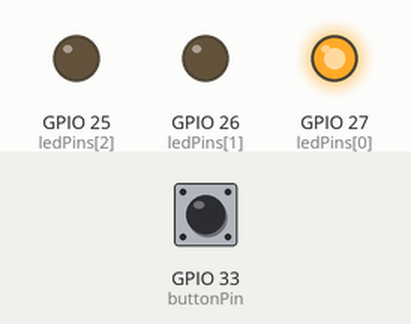
Simulated run of this sketch. Board: ESP32. On the bench: output pins drawn as LEDs (lit = HIGH). Inputs (shaded band) come from the test bench; at power-on: GPIO 33 (buttonPin) HIGH. WiFi joins after 1.5 s; servers stay silent unless stated; uploads are accepted with an empty reply; what the sketch prints to the serial monitor is not drawn.

Above: at 2.9 s.
3.0 s: GPIO 33 (buttonPin) pulled LOW for 0.15 s
At 3.7 s:
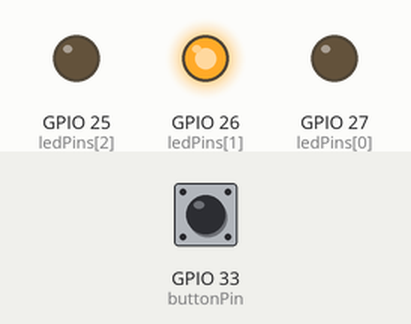
4.6 s: GPIO 33 (buttonPin) pulled LOW for 1 s
At 4.9 s:
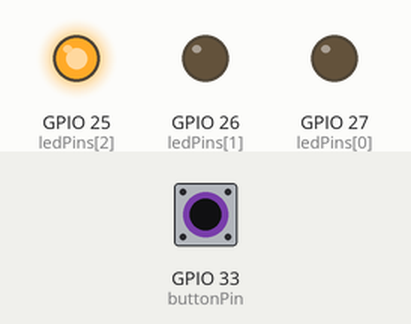
7.1 s: GPIO 33 (buttonPin) pulled LOW for 3.2 s
At 8.0 s:
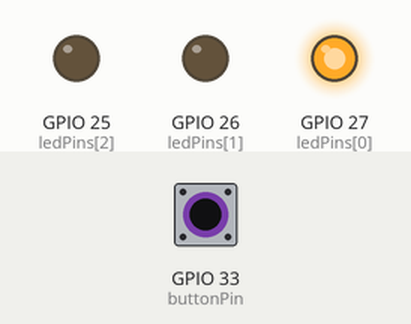
Timing chart, 0 to 10.1 s (numbered marks = the images above; inputs shaded):
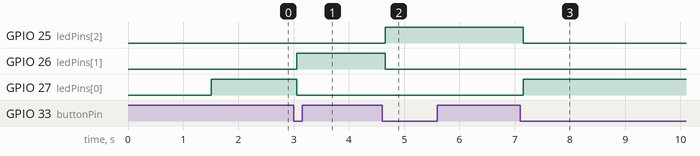

The sketch:

StepLED.ino
```cpp
#include <WiFi.h>
#include <HTTPClient.h>
#include <time.h>
#include <WebServer.h>

// Wi-Fi 정보
const char* ssid = "<ssid>";
const char* password = "<password>";

// 핀 설정
const int buttonPin = 33;
const int ledPins[] = {27, 26, 25}; // 빨강, 초록, 노랑
int currentLed = 0;
int lastButtonState = HIGH;
int buttonState = HIGH;
int debounceDelay = 50;
unsigned long lastDebounceTime = 0;

// Webhook URL + Bearer Token (3-legged token)
const char* webhookUrl = "<webhookUrl>";
const char* token = "<token>";

// 각 StreamID를 담은 리스트
const char* statusIds[4] = {
  "AQAAAMnQ2pAQd0IOhK647hF6A30AAAAA",
  "AQAAAKBmehwDIEhirCRRkXjT_GIAAAAA",
  "AQAAAFTDpe_Zg0hFhKJalFYSkioAAAAA",
  "AQAAAOD64XPdz0X-pr2YAFp5BkEAAAAA"
};

// 웹서버 인스턴스 생성
WebServer server(80);

void setup() {
  Serial.begin(115200);

  // Wi-Fi 연결
  WiFi.begin(ssid, password);
  while (WiFi.status() != WL_CONNECTED) {
    delay(500);
    Serial.print(".");
  }
  Serial.println("\nWi-Fi Connected!");
  Serial.print("IP Address: ");
  Serial.println(WiFi.localIP());

  // 핀 초기화
  for (int i = 0; i < 3; i++) {
    pinMode(ledPins[i], OUTPUT);
    digitalWrite(ledPins[i], LOW);
  }

  pinMode(buttonPin, INPUT_PULLUP);
  digitalWrite(ledPins[currentLed], HIGH); // 첫 LED 켜기
  sendToTandem(currentLed); // 초기 상태 전송

  // Viewer 제어용 핸들러 등록
  server.on("/toggle-led", HTTP_POST, handleToggleFromViewer);
  server.begin();
}

// 가상 Viewer에서 제어 요청 시 실행되는 함수
void handleToggleFromViewer() {
  Serial.println("[Viewer 요청 감지] /toggle-led");
  toggleLed(); // 아래 정의된 순환함수
  server.send(200, "text/plain", "LED toggled");
}

// 실제 LED 순환 로직
void toggleLed() {
  digitalWrite(ledPins[currentLed], LOW);
  currentLed = (currentLed + 1) % 3;
  digitalWrite(ledPins[currentLed], HIGH);
  sendToTandem(currentLed);
}

void loop() {
  server.handleClient(); // Viewer 요청 수신 대기

  int reading = digitalRead(buttonPin);

  if (reading != lastButtonState) {
    lastDebounceTime = millis();
  }

  if ((millis() - lastDebounceTime) > debounceDelay) {
    if (reading != buttonState) {
      buttonState = reading;

      if (buttonState == LOW) {
        toggleLed();
      }
    }
  }

  lastButtonState = reading;
}

void sendToTandem(int activeLed) {
  HTTPClient http;
  http.begin(webhookUrl);
  http.setTimeout(3000); // 최대 3초
  http.addHeader("Content-Type", "application/json");
  http.addHeader("Authorization", String("Bearer ") + token);

  // JSON 구성
  String payload = "[";
  for (int i = 0; i < 3; i++) {
    float value = (i == activeLed) ? 1.0 : 0.0;
    payload += "{\"id\":\"" + String(statusIds[i]) + "\",\"value\":" + String(value, 2) + "}";
    if (i < 2) payload += ",";
  }
  payload += ",{\"id\":\"" + String(statusIds[3]) + "\",\"value\":1.0}";

  // 디버깅 출력
  Serial.println("[Sending Webhook]");
  Serial.println(payload);

  int httpCode = http.POST(payload);
  Serial.print("HTTP Response: ");
  Serial.println(httpCode);

  http.end();
}
```

Measured:
- after the input at 3.0 s, GPIO 26 (ledPins[1]): LOW → HIGH after 0.05 s; GPIO 27 (ledPins[0]): HIGH → LOW after 0.05 s
- after the input at 4.6 s, GPIO 25 (ledPins[2]): LOW → HIGH after 0.05 s; GPIO 26 (ledPins[1]): HIGH → LOW after 0.05 s
- after the input at 7.1 s, GPIO 25 (ledPins[2]): HIGH → LOW after 0.05 s; GPIO 27 (ledPins[0]): LOW → HIGH after 0.05 s
